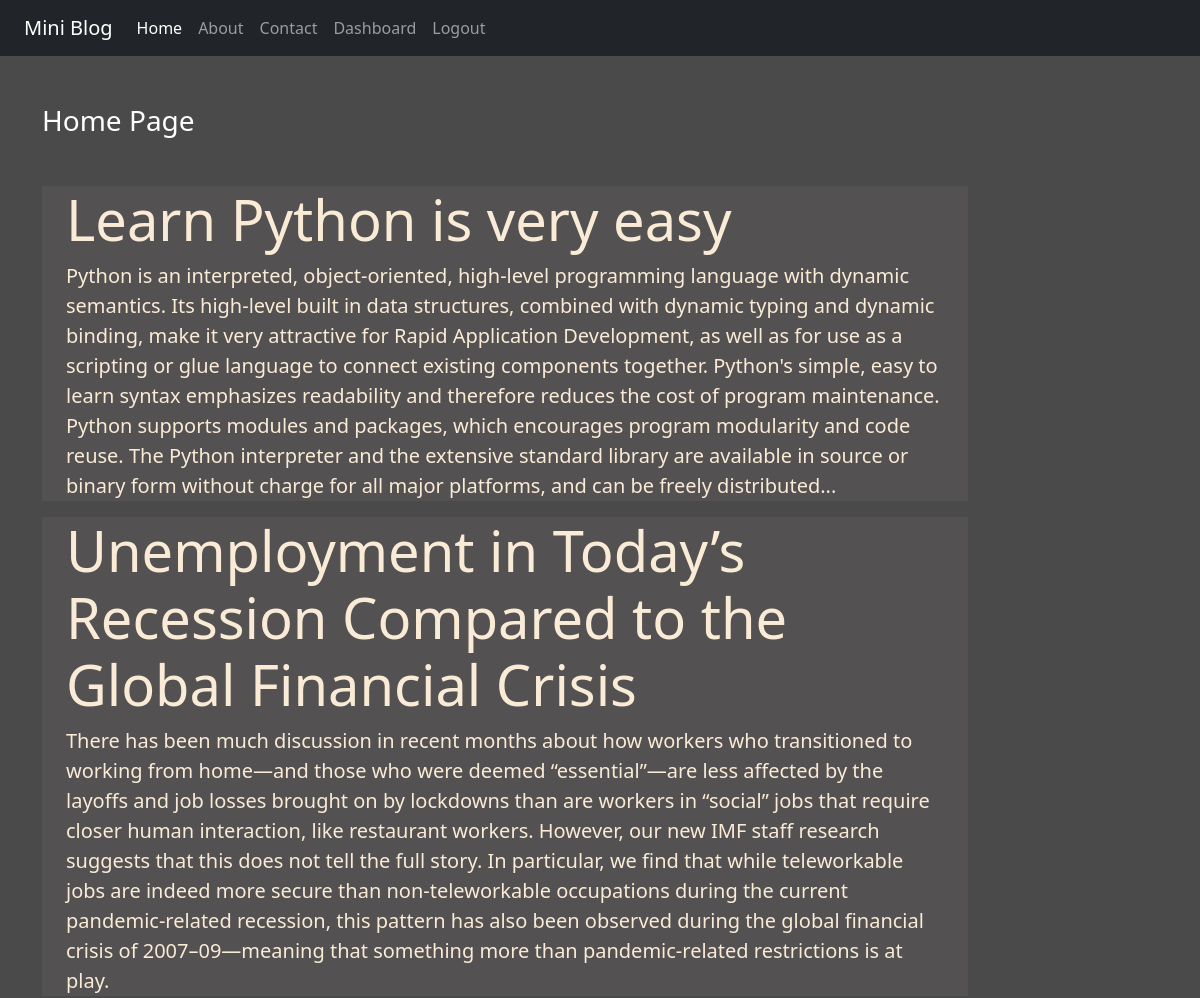
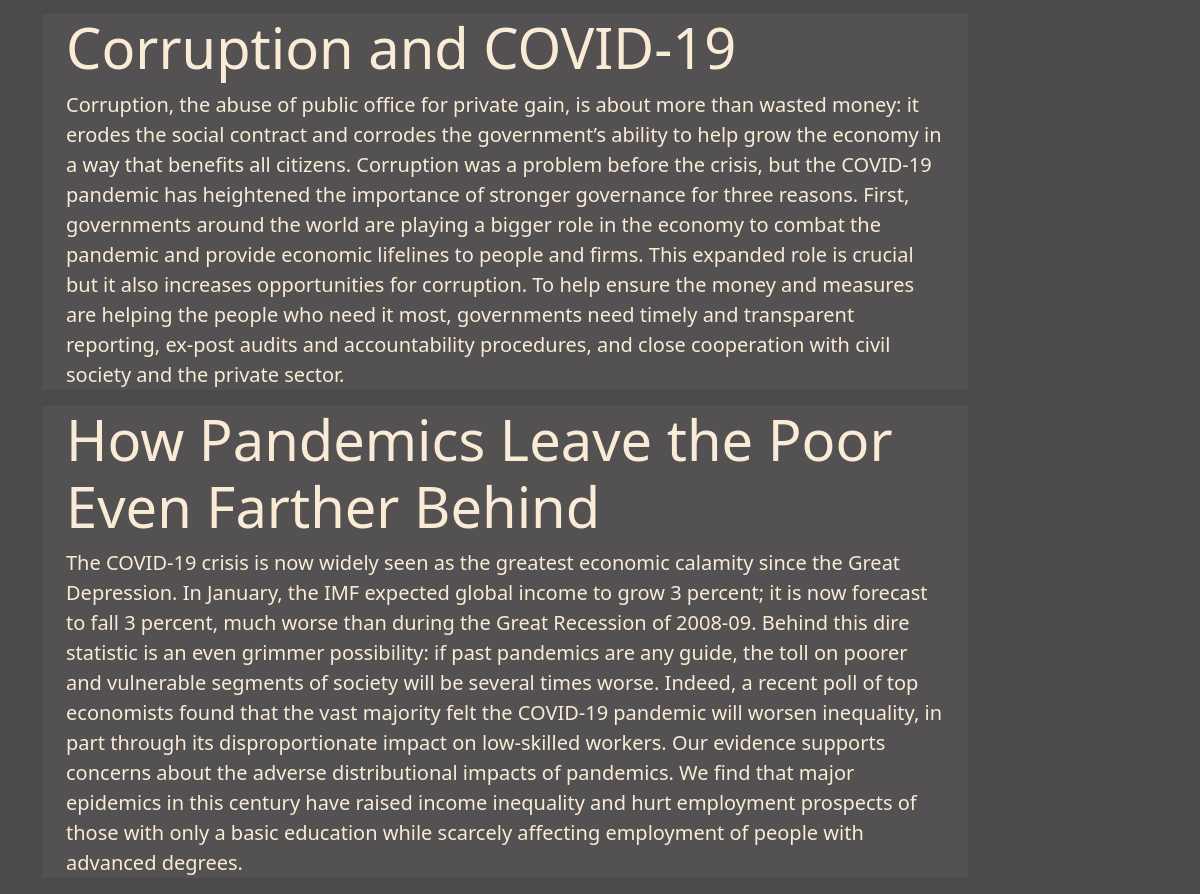
The app's page / (signed in) with its own data (2 pictures, top to bottom).
### blog/models.py (models this page shows)
class Post(models.Model):
    title = models.CharField(max_length=200)
    desc = models.TextField()

### blog/views.py (the view)
# urls.py: 2. Add a URL to urlpatterns:  path('', views.home, name='home')
def home(request):
    posts = Post.objects.all()
    return render(request,'blog/home.html',{'posts':posts})

### blog/templates/blog/home.html
{% extends 'blog/base.html' %}
{% load static %}
{% block content %}
<div class="col-sm-10">
<h3 class ="text-white my-5">Home Page</h3>
   {% for post in posts %}
		<div class="jumbotron jumbotron-fluid jumbo-color">
			<div class="container">
			<h1 class="display-4 font-weight-bold">{{post.title}}</h1>
			<p class = "lead">{{post.desc}}</p>
			</div>
		</div>
   {% endfor %}
</div>
{% endblock content %}

### blog/static/blog/css/style.css (style rules this page uses)
body { background-color:rgb(75,74,74); color:antiquewhite; }
.jumbo-color { background-color:rgb(83,81,81); }

### records on screen
Post: title "Learn Python is very easy", desc "Python is an interpreted, object-oriented, high-level programming language with dynamic semantics. Its high-level built in data structures, combined with dynamic typing and dynamic binding, make it very attractive for Rapid Application Development, as well as for use as a scripting or glue language to connect existing components together. Python's simple, easy to learn syntax emphasizes readability and therefore reduces the cost of program maintenance. Python supports modules and packages, which encourages program modularity and code reuse. The Python interpreter and the extensive standard library are available in source or binary form without charge for all major platforms, and can be…"
Post: title "Unemployment in Today’s Recession Compared to the Global Financial Crisis", desc "There has been much discussion in recent months about how workers who transitioned to working from home—and those who were deemed “essential”—are less affected by the layoffs and job losses brought on by lockdowns than are workers in “social” jobs that require closer human interaction, like restaurant workers. However, our new IMF staff research suggests that this does not tell the full story. In particular, we find that while teleworkable jobs are indeed more secure than non-teleworkable occupations during the current pandemic-related recession, this pattern has also been observed during the global financial crisis of 2007–09—meaning that something more than pandemic-related restrictions…"
Post: title "Corruption and COVID-19", desc "Corruption, the abuse of public office for private gain, is about more than wasted money: it erodes the social contract and corrodes the government’s ability to help grow the economy in a way that benefits all citizens. Corruption was a problem before the crisis, but the COVID-19 pandemic has heightened the importance of stronger governance for three reasons. First, governments around the world are playing a bigger role in the economy to combat the pandemic and provide economic lifelines to people and firms. This expanded role is crucial but it also increases opportunities for corruption. To help ensure the money and measures are helping the people who need it most, governments need timely…"
Post: title "How Pandemics Leave the Poor Even Farther Behind", desc "The COVID-19 crisis is now widely seen as the greatest economic calamity since the Great Depression. In January, the IMF expected global income to grow 3 percent; it is now forecast to fall 3 percent, much worse than during the Great Recession of 2008-09. Behind this dire statistic is an even grimmer possibility: if past pandemics are any guide, the toll on poorer and vulnerable segments of society will be several times worse. Indeed, a recent poll of top economists found that the vast majority felt the COVID-19 pandemic will worsen inequality, in part through its disproportionate impact on low-skilled workers. Our evidence supports concerns about the adverse distributional impacts of…"
